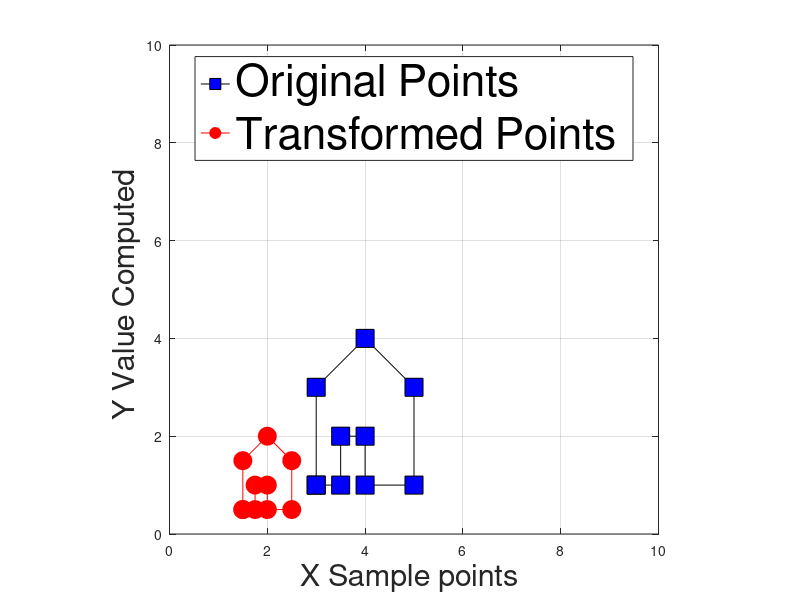

Source code (MATLAB):
function DEMO_04_Scaling_PTS()
%  SOME POINTS:
% xy_pts = [ ...
%     0.86  1.28  1.85  2.52  1.81  2.87  4.11  5.68  6.97  8.05  8.42  7.32  6.51  6.12  5.43  5.03  4.32  3.58  4.64  5.26  5.96  6.67  7.55 ;
%     1.21  0.69  1.47  1.27  1.15  1.44  1.88  2.43  2.81  2.81  3.57  2.99  2.52  3.08  2.73  2.14  2.41  1.79  1.88  2.84  2.55  3.16  2.61 ;
% ];

load xy_pts;

%  We know Y = mx + 1.
%
%  We can write this as a matrix as:
% 
% Y = [m b] * [ x1 1 ;
%               x2 1 ;
%               x3 1 ].... 

    x_values    = xy_pts(1,:);
    y_values    = xy_pts(2,:);

%     % Form the XY  matrix:
%     X   = [ x_values  ;  ones(1,length( x_values )) ];
%     Y   = [ xy_pts(2,:) ];

    Scl     = eye(2) * 0.5;
    
    uv_pts  = Scl * xy_pts; 


    figure( 'Position', [4 4 1024 768] );
    plot( xy_pts(1,:), xy_pts(2,:), 'ks-', 'MarkerSize', 13, 'MarkerFaceColor', 'b' );
    grid on;
    axis equal;
    axis( [0 10 0 10]);
    xlabel( 'X Sample points ', 'FontSize', 22 );
    ylabel( 'Y Value Computed ', 'FontSize', 22 );
    
    hold on;
    
    plot( uv_pts(1,:), uv_pts(2,:), 'ro-', 'MarkerSize', 13, 'MarkerFaceColor', 'r' );
    
    legend( { 'Original Points ', 'Transformed Points ' }, 'FontSize', 32, 'Location', 'North' );
    
% 
%     %
%     %  NOW -- SUPPOSE YOU DID NOT KNOW MB!!
%     %
%     %  WE KNOW THAT:
%     %  
%     %  Y = MB * X
%     %
%     %  BEING SILLY, WE WISH WE COULD WRITE:
%     %
%     %  Y / X = MB
%     %
%     
%     %
%     %  THIS SOLVES FOR THE MATRIX ALL AT ONCE:
%     %
%     MB_APPROX = Y / X
%     
%     Y_approx    = MB_APPROX * X;
%     hold on;
%     plot( xy_pts(1,:), Y_approx, 'r-', 'LineWidth', 1 );


end


